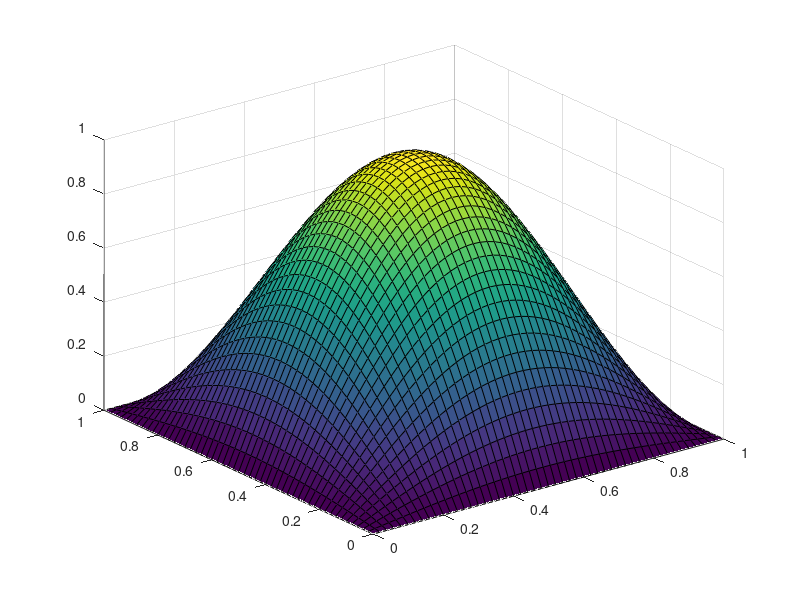

This figure's MATLAB source:
x = 0:1/50:1;
y = 0:1/50:1;
[X, Y] = meshgrid(x, y);
u = [0 , 0 , 0 , 0 , 0 , 0 , 0 , 0 , 0 , 0 , 0 , 0 , 0 , 0 , 0 , 0 , 0 , 0 , 0 , 0 , 0 , 0 , 0 , 0 , 0 , 0 , 0 , 0 , 0 , 0 , 0 , 0 , 0 , 0 , 0 , 0 , 0 , 0 , 0 , 0 , 0 , 0 , 0 , 0 , 0 , 0 , 0 , 0 , 0 , 0 , 0 , ;
0 , 0.00394545 , 0.00787406 , 0.0117708 , 0.0156207 , 0.0194085 , 0.0231194 , 0.0267389 , 0.0302526 , 0.0336469 , 0.0369082 , 0.0400237 , 0.0429812 , 0.0457691 , 0.0483762 , 0.0507923 , 0.053008 , 0.0550144 , 0.0568037 , 0.0583687 , 0.0597034 , 0.0608025 , 0.0616615 , 0.0622773 , 0.0626472 , 0.0627699 , 0.0626448 , 0.0622726 , 0.0616545 , 0.0607932 , 0.059692 , 0.0583552 , 0.0567881 , 0.0549969 , 0.0529887 , 0.0507714 , 0.0483538 , 0.0457455 , 0.0429566 , 0.0399983 , 0.0368822 , 0.0336207 , 0.0302266 , 0.0267134 , 0.0230949 , 0.0193855 , 0.0155998 , 0.011753 , 0.00786024 , 0.00393725 , 7.68962e-18 , ;
0 , 0.00787406 , 0.0157153 , 0.0234932 , 0.0311776 , 0.0387382 , 0.0461455 , 0.0533701 , 0.0603838 , 0.067159 , 0.0736688 , 0.0798877 , 0.0857911 , 0.0913559 , 0.0965599 , 0.101383 , 0.105805 , 0.109811 , 0.113382 , 0.116506 , 0.11917 , 0.121364 , 0.123079 , 0.124308 , 0.125047 , 0.125292 , 0.125043 , 0.1243 , 0.123066 , 0.121347 , 0.119149 , 0.116481 , 0.113353 , 0.109778 , 0.10577 , 0.101344 , 0.0965184 , 0.091312 , 0.0857454 , 0.0798406 , 0.0736208 , 0.0671107 , 0.0603359 , 0.0533234 , 0.0461007 , 0.0386965 , 0.0311401 , 0.0234615 , 0.0156912 , 0.00786024 , 1.53489e-17 , ;
0 , 0.0117708 , 0.0234932 , 0.0351214 , 0.0466098 , 0.0579134 , 0.0689876 , 0.079789 , 0.090275 , 0.100404 , 0.110137 , 0.119435 , 0.128261 , 0.136581 , 0.144361 , 0.151572 , 0.158184 , 0.164172 , 0.169512 , 0.174183 , 0.178167 , 0.181447 , 0.184011 , 0.185849 , 0.186953 , 0.18732 , 0.186947 , 0.185836 , 0.183993 , 0.181423 , 0.178137 , 0.174148 , 0.169472 , 0.164127 , 0.158134 , 0.151518 , 0.144303 , 0.13652 , 0.128197 , 0.119369 , 0.110071 , 0.100338 , 0.0902089 , 0.0797247 , 0.0689263 , 0.0578566 , 0.0465592 , 0.035079 , 0.0234615 , 0.011753 , 2.29476e-17 , ;
0 , 0.0156207 , 0.0311776 , 0.0466098 , 0.0618568 , 0.0768585 , 0.091556 , 0.105891 , 0.119808 , 0.133252 , 0.146169 , 0.158509 , 0.170223 , 0.181265 , 0.191592 , 0.201162 , 0.209938 , 0.217885 , 0.224972 , 0.231172 , 0.236459 , 0.240813 , 0.244216 , 0.246655 , 0.248121 , 0.248608 , 0.248114 , 0.24664 , 0.244193 , 0.240783 , 0.236422 , 0.231128 , 0.224922 , 0.217829 , 0.209876 , 0.201095 , 0.19152 , 0.18119 , 0.170145 , 0.158429 , 0.146087 , 0.13317 , 0.119727 , 0.105813 , 0.0914815 , 0.0767898 , 0.0617959 , 0.0465592 , 0.0311401 , 0.0155998 , 3.04557e-17 , ;
0 , 0.0194085 , 0.0387382 , 0.0579134 , 0.0768585 , 0.095499 , 0.113762 , 0.131575 , 0.148867 , 0.165572 , 0.181623 , 0.196956 , 0.211512 , 0.225233 , 0.238065 , 0.249956 , 0.260862 , 0.270737 , 0.279544 , 0.287248 , 0.293817 , 0.299228 , 0.303457 , 0.306488 , 0.30831 , 0.308915 , 0.308301 , 0.306471 , 0.30343 , 0.299193 , 0.293775 , 0.287197 , 0.279486 , 0.270672 , 0.26079 , 0.249879 , 0.237982 , 0.225146 , 0.211422 , 0.196864 , 0.181529 , 0.165478 , 0.148775 , 0.131485 , 0.113677 , 0.0954212 , 0.0767898 , 0.0578566 , 0.0386965 , 0.0193855 , 3.78437e-17 , ;
0 , 0.0231194 , 0.0461455 , 0.0689876 , 0.091556 , 0.113762 , 0.135517 , 0.156737 , 0.177338 , 0.197238 , 0.216359 , 0.234625 , 0.251966 , 0.268311 , 0.283597 , 0.297764 , 0.310755 , 0.32252 , 0.333012 , 0.342189 , 0.350016 , 0.356461 , 0.3615 , 0.365111 , 0.367282 , 0.368003 , 0.367272 , 0.365092 , 0.361471 , 0.356423 , 0.349968 , 0.342133 , 0.332947 , 0.322448 , 0.310676 , 0.297678 , 0.283506 , 0.268215 , 0.251866 , 0.234523 , 0.216255 , 0.197135 , 0.177236 , 0.156639 , 0.135425 , 0.113677 , 0.0914815 , 0.0689263 , 0.0461007 , 0.0230949 , 4.50823e-17 , ;
0 , 0.0267389 , 0.0533701 , 0.079789 , 0.105891 , 0.131575 , 0.156737 , 0.18128 , 0.205107 , 0.228124 , 0.25024 , 0.271367 , 0.291423 , 0.310329 , 0.32801 , 0.344395 , 0.359422 , 0.373029 , 0.385165 , 0.39578 , 0.404833 , 0.412288 , 0.418116 , 0.422293 , 0.424805 , 0.425639 , 0.424794 , 0.422272 , 0.418084 , 0.412246 , 0.404781 , 0.395719 , 0.385095 , 0.372952 , 0.359337 , 0.344303 , 0.327912 , 0.310226 , 0.291317 , 0.271258 , 0.250129 , 0.228014 , 0.204999 , 0.181176 , 0.156639 , 0.131485 , 0.105813 , 0.0797247 , 0.0533234 , 0.0267134 , 5.21429e-17 , ;
0 , 0.0302526 , 0.0603838 , 0.090275 , 0.119808 , 0.148867 , 0.177338 , 0.205107 , 0.232066 , 0.258109 , 0.283132 , 0.307037 , 0.32973 , 0.351122 , 0.371127 , 0.389667 , 0.406669 , 0.422066 , 0.435797 , 0.447808 , 0.458051 , 0.466487 , 0.473081 , 0.477809 , 0.48065 , 0.481595 , 0.480639 , 0.477787 , 0.473048 , 0.466443 , 0.457997 , 0.447744 , 0.435724 , 0.421984 , 0.40658 , 0.389571 , 0.371024 , 0.351014 , 0.329619 , 0.306923 , 0.283017 , 0.257994 , 0.231954 , 0.204999 , 0.177236 , 0.148775 , 0.119727 , 0.0902089 , 0.0603359 , 0.0302266 , 5.89978e-17 , ;
0 , 0.0336469 , 0.067159 , 0.100404 , 0.133252 , 0.165572 , 0.197238 , 0.228124 , 0.258109 , 0.287074 , 0.314906 , 0.341495 , 0.366735 , 0.390528 , 0.412778 , 0.4334 , 0.452311 , 0.469436 , 0.484708 , 0.498068 , 0.509462 , 0.518844 , 0.52618 , 0.531438 , 0.534599 , 0.535651 , 0.534588 , 0.531415 , 0.526146 , 0.5188 , 0.509406 , 0.498003 , 0.484634 , 0.469352 , 0.452219 , 0.433301 , 0.412673 , 0.390417 , 0.366621 , 0.341378 , 0.314789 , 0.286957 , 0.257994 , 0.228014 , 0.197135 , 0.165478 , 0.13317 , 0.100338 , 0.0671107 , 0.0336207 , 6.56199e-17 , ;
0 , 0.0369082 , 0.0736688 , 0.110137 , 0.146169 , 0.181623 , 0.216359 , 0.25024 , 0.283132 , 0.314906 , 0.345437 , 0.374604 , 0.402292 , 0.428392 , 0.4528 , 0.475422 , 0.496167 , 0.514953 , 0.531707 , 0.546362 , 0.558861 , 0.569154 , 0.577201 , 0.58297 , 0.586438 , 0.587592 , 0.586427 , 0.582947 , 0.577167 , 0.569109 , 0.558805 , 0.546296 , 0.531631 , 0.514868 , 0.496074 , 0.475322 , 0.452694 , 0.42828 , 0.402177 , 0.374486 , 0.345319 , 0.314789 , 0.283017 , 0.250129 , 0.216255 , 0.181529 , 0.146087 , 0.110071 , 0.0736208 , 0.0368822 , 7.19829e-17 , ;
0 , 0.0400237 , 0.0798877 , 0.119435 , 0.158509 , 0.196956 , 0.234625 , 0.271367 , 0.307037 , 0.341495 , 0.374604 , 0.406234 , 0.43626 , 0.464565 , 0.491035 , 0.515567 , 0.538064 , 0.558437 , 0.576606 , 0.5925 , 0.606055 , 0.617218 , 0.625945 , 0.632201 , 0.635963 , 0.637214 , 0.635951 , 0.632178 , 0.62591 , 0.617173 , 0.605999 , 0.592434 , 0.576531 , 0.558353 , 0.537972 , 0.515468 , 0.490929 , 0.464454 , 0.436146 , 0.406117 , 0.374486 , 0.341378 , 0.306923 , 0.271258 , 0.234523 , 0.196864 , 0.158429 , 0.119369 , 0.0798406 , 0.0399983 , 7.80619e-17 , ;
0 , 0.0429812 , 0.0857911 , 0.128261 , 0.170223 , 0.211512 , 0.251966 , 0.291423 , 0.32973 , 0.366735 , 0.402292 , 0.43626 , 0.468507 , 0.498903 , 0.527331 , 0.553677 , 0.577837 , 0.599717 , 0.61923 , 0.636299 , 0.650856 , 0.662845 , 0.672218 , 0.678937 , 0.682977 , 0.684322 , 0.682966 , 0.678915 , 0.672184 , 0.662801 , 0.650801 , 0.636234 , 0.619156 , 0.599635 , 0.577747 , 0.553579 , 0.527227 , 0.498795 , 0.468395 , 0.436146 , 0.402177 , 0.366621 , 0.329619 , 0.291317 , 0.251866 , 0.211422 , 0.170145 , 0.128197 , 0.0857454 , 0.0429566 , 8.38328e-17 , ;
0 , 0.0457691 , 0.0913559 , 0.136581 , 0.181265 , 0.225233 , 0.268311 , 0.310329 , 0.351122 , 0.390528 , 0.428392 , 0.464565 , 0.498903 , 0.531273 , 0.561545 , 0.589601 , 0.61533 , 0.63863 , 0.659409 , 0.677586 , 0.693089 , 0.705856 , 0.715837 , 0.722994 , 0.727296 , 0.728729 , 0.727285 , 0.722972 , 0.715805 , 0.705813 , 0.693036 , 0.677524 , 0.659338 , 0.63855 , 0.615242 , 0.589507 , 0.561445 , 0.531168 , 0.498795 , 0.464454 , 0.42828 , 0.390417 , 0.351014 , 0.310226 , 0.268215 , 0.225146 , 0.18119 , 0.13652 , 0.091312 , 0.0457455 , 8.92729e-17 , ;
0 , 0.0483762 , 0.0965599 , 0.144361 , 0.191592 , 0.238065 , 0.283597 , 0.32801 , 0.371127 , 0.412778 , 0.4528 , 0.491035 , 0.527331 , 0.561545 , 0.593543 , 0.623198 , 0.650394 , 0.675022 , 0.696986 , 0.716199 , 0.732586 , 0.746081 , 0.756632 , 0.764197 , 0.768745 , 0.77026 , 0.768735 , 0.764176 , 0.756601 , 0.74604 , 0.732535 , 0.716139 , 0.696918 , 0.674945 , 0.65031 , 0.623108 , 0.593447 , 0.561445 , 0.527227 , 0.490929 , 0.452694 , 0.412673 , 0.371024 , 0.327912 , 0.283506 , 0.237982 , 0.19152 , 0.144303 , 0.0965184 , 0.0483538 , 9.43607e-17 , ;
0 , 0.0507923 , 0.101383 , 0.151572 , 0.201162 , 0.249956 , 0.297764 , 0.344395 , 0.389667 , 0.4334 , 0.475422 , 0.515567 , 0.553677 , 0.589601 , 0.623198 , 0.654336 , 0.682891 , 0.70875 , 0.731812 , 0.751986 , 0.769192 , 0.783362 , 0.79444 , 0.802384 , 0.80716 , 0.808751 , 0.80715 , 0.802364 , 0.794411 , 0.783323 , 0.769144 , 0.751929 , 0.731747 , 0.708678 , 0.682811 , 0.654251 , 0.623108 , 0.589507 , 0.553579 , 0.515468 , 0.475322 , 0.433301 , 0.389571 , 0.344303 , 0.297678 , 0.249879 , 0.201095 , 0.151518 , 0.101344 , 0.0507714 , 9.9076e-17 , ;
0 , 0.053008 , 0.105805 , 0.158184 , 0.209938 , 0.260862 , 0.310755 , 0.359422 , 0.406669 , 0.452311 , 0.496167 , 0.538064 , 0.577837 , 0.61533 , 0.650394 , 0.682891 , 0.712692 , 0.73968 , 0.76375 , 0.784804 , 0.802762 , 0.817551 , 0.829113 , 0.837404 , 0.842389 , 0.84405 , 0.84238 , 0.837385 , 0.829086 , 0.817515 , 0.802717 , 0.784752 , 0.763689 , 0.739613 , 0.712618 , 0.682811 , 0.65031 , 0.615242 , 0.577747 , 0.537972 , 0.496074 , 0.452219 , 0.40658 , 0.359337 , 0.310676 , 0.26079 , 0.209876 , 0.158134 , 0.10577 , 0.0529887 , 1.034e-16 , ;
0 , 0.0550144 , 0.109811 , 0.164172 , 0.217885 , 0.270737 , 0.32252 , 0.373029 , 0.422066 , 0.469436 , 0.514953 , 0.558437 , 0.599717 , 0.63863 , 0.675022 , 0.70875 , 0.73968 , 0.767692 , 0.792673 , 0.814525 , 0.833163 , 0.848513 , 0.860514 , 0.869119 , 0.874294 , 0.876018 , 0.874286 , 0.869102 , 0.860489 , 0.84848 , 0.833123 , 0.814477 , 0.792618 , 0.76763 , 0.739613 , 0.708678 , 0.674945 , 0.63855 , 0.599635 , 0.558353 , 0.514868 , 0.469352 , 0.421984 , 0.372952 , 0.322448 , 0.270672 , 0.217829 , 0.164127 , 0.109778 , 0.0549969 , 1.07317e-16 , ;
0 , 0.0568037 , 0.113382 , 0.169512 , 0.224972 , 0.279544 , 0.333012 , 0.385165 , 0.435797 , 0.484708 , 0.531707 , 0.576606 , 0.61923 , 0.659409 , 0.696986 , 0.731812 , 0.76375 , 0.792673 , 0.818467 , 0.841032 , 0.860277 , 0.876127 , 0.888519 , 0.897404 , 0.902748 , 0.904529 , 0.902741 , 0.897389 , 0.888496 , 0.876097 , 0.86024 , 0.840989 , 0.818418 , 0.792618 , 0.763689 , 0.731747 , 0.696918 , 0.659338 , 0.619156 , 0.576531 , 0.531631 , 0.484634 , 0.435724 , 0.385095 , 0.332947 , 0.279486 , 0.224922 , 0.169472 , 0.113353 , 0.0567881 , 1.10809e-16 , ;
0 , 0.0583687 , 0.116506 , 0.174183 , 0.231172 , 0.287248 , 0.342189 , 0.39578 , 0.447808 , 0.498068 , 0.546362 , 0.5925 , 0.636299 , 0.677586 , 0.716199 , 0.751986 , 0.784804 , 0.814525 , 0.841032 , 0.864219 , 0.883995 , 0.900283 , 0.913017 , 0.922148 , 0.92764 , 0.929471 , 0.927633 , 0.922135 , 0.912997 , 0.900257 , 0.883963 , 0.864181 , 0.840989 , 0.814477 , 0.784752 , 0.751929 , 0.716139 , 0.677524 , 0.636234 , 0.592434 , 0.546296 , 0.498003 , 0.447744 , 0.395719 , 0.342133 , 0.287197 , 0.231128 , 0.174148 , 0.116481 , 0.0583552 , 1.13865e-16 , ;
0 , 0.0597034 , 0.11917 , 0.178167 , 0.236459 , 0.293817 , 0.350016 , 0.404833 , 0.458051 , 0.509462 , 0.558861 , 0.606055 , 0.650856 , 0.693089 , 0.732586 , 0.769192 , 0.802762 , 0.833163 , 0.860277 , 0.883995 , 0.904225 , 0.920885 , 0.933912 , 0.943252 , 0.94887 , 0.950744 , 0.948865 , 0.943241 , 0.933895 , 0.920863 , 0.904197 , 0.883963 , 0.86024 , 0.833123 , 0.802717 , 0.769144 , 0.732535 , 0.693036 , 0.650801 , 0.605999 , 0.558805 , 0.509406 , 0.457997 , 0.404781 , 0.349968 , 0.293775 , 0.236422 , 0.178137 , 0.119149 , 0.059692 , 1.16471e-16 , ;
0 , 0.0608025 , 0.121364 , 0.181447 , 0.240813 , 0.299228 , 0.356461 , 0.412288 , 0.466487 , 0.518844 , 0.569154 , 0.617218 , 0.662845 , 0.705856 , 0.746081 , 0.783362 , 0.817551 , 0.848513 , 0.876127 , 0.900283 , 0.920885 , 0.937854 , 0.951121 , 0.960634 , 0.966356 , 0.968265 , 0.966352 , 0.960625 , 0.951107 , 0.937836 , 0.920863 , 0.900257 , 0.876097 , 0.84848 , 0.817515 , 0.783323 , 0.74604 , 0.705813 , 0.662801 , 0.617173 , 0.569109 , 0.5188 , 0.466443 , 0.412246 , 0.356423 , 0.299193 , 0.240783 , 0.181423 , 0.121347 , 0.0607932 , 1.18617e-16 , ;
0 , 0.0616615 , 0.123079 , 0.184011 , 0.244216 , 0.303457 , 0.3615 , 0.418116 , 0.473081 , 0.52618 , 0.577201 , 0.625945 , 0.672218 , 0.715837 , 0.756632 , 0.79444 , 0.829113 , 0.860514 , 0.888519 , 0.913017 , 0.933912 , 0.951121 , 0.964576 , 0.974225 , 0.980028 , 0.981964 , 0.980025 , 0.974218 , 0.964566 , 0.951107 , 0.933895 , 0.912997 , 0.888496 , 0.860489 , 0.829086 , 0.794411 , 0.756601 , 0.715805 , 0.672184 , 0.62591 , 0.577167 , 0.526146 , 0.473048 , 0.418084 , 0.361471 , 0.30343 , 0.244193 , 0.183993 , 0.123066 , 0.0616545 , 1.20295e-16 , ;
0 , 0.0622773 , 0.124308 , 0.185849 , 0.246655 , 0.306488 , 0.365111 , 0.422293 , 0.477809 , 0.531438 , 0.58297 , 0.632201 , 0.678937 , 0.722994 , 0.764197 , 0.802384 , 0.837404 , 0.869119 , 0.897404 , 0.922148 , 0.943252 , 0.960634 , 0.974225 , 0.98397 , 0.989832 , 0.991788 , 0.98983 , 0.983966 , 0.974218 , 0.960625 , 0.943241 , 0.922135 , 0.897389 , 0.869102 , 0.837385 , 0.802364 , 0.764176 , 0.722972 , 0.678915 , 0.632178 , 0.582947 , 0.531415 , 0.477787 , 0.422272 , 0.365092 , 0.306471 , 0.24664 , 0.185836 , 0.1243 , 0.0622726 , 1.21499e-16 , ;
0 , 0.0626472 , 0.125047 , 0.186953 , 0.248121 , 0.30831 , 0.367282 , 0.424805 , 0.48065 , 0.534599 , 0.586438 , 0.635963 , 0.682977 , 0.727296 , 0.768745 , 0.80716 , 0.842389 , 0.874294 , 0.902748 , 0.92764 , 0.94887 , 0.966356 , 0.980028 , 0.989832 , 0.99573 , 0.997698 , 0.995729 , 0.98983 , 0.980025 , 0.966352 , 0.948865 , 0.927633 , 0.902741 , 0.874286 , 0.84238 , 0.80715 , 0.768735 , 0.727285 , 0.682966 , 0.635951 , 0.586427 , 0.534588 , 0.480639 , 0.424794 , 0.367272 , 0.308301 , 0.248114 , 0.186947 , 0.125043 , 0.0626448 , 1.22223e-16 , ;
0 , 0.0627699 , 0.125292 , 0.18732 , 0.248608 , 0.308915 , 0.368003 , 0.425639 , 0.481595 , 0.535651 , 0.587592 , 0.637214 , 0.684322 , 0.728729 , 0.77026 , 0.808751 , 0.84405 , 0.876018 , 0.904529 , 0.929471 , 0.950744 , 0.968265 , 0.981964 , 0.991788 , 0.997698 , 0.999671 , 0.997698 , 0.991788 , 0.981964 , 0.968265 , 0.950744 , 0.929471 , 0.904529 , 0.876018 , 0.84405 , 0.808751 , 0.77026 , 0.728729 , 0.684322 , 0.637214 , 0.587592 , 0.535651 , 0.481595 , 0.425639 , 0.368003 , 0.308915 , 0.248608 , 0.18732 , 0.125292 , 0.0627699 , 1.22465e-16 , ;
0 , 0.0626448 , 0.125043 , 0.186947 , 0.248114 , 0.308301 , 0.367272 , 0.424794 , 0.480639 , 0.534588 , 0.586427 , 0.635951 , 0.682966 , 0.727285 , 0.768735 , 0.80715 , 0.84238 , 0.874286 , 0.902741 , 0.927633 , 0.948865 , 0.966352 , 0.980025 , 0.98983 , 0.995729 , 0.997698 , 0.99573 , 0.989832 , 0.980028 , 0.966356 , 0.94887 , 0.92764 , 0.902748 , 0.874294 , 0.842389 , 0.80716 , 0.768745 , 0.727296 , 0.682977 , 0.635963 , 0.586438 , 0.534599 , 0.48065 , 0.424805 , 0.367282 , 0.30831 , 0.248121 , 0.186953 , 0.125047 , 0.0626472 , 1.22223e-16 , ;
0 , 0.0622726 , 0.1243 , 0.185836 , 0.24664 , 0.306471 , 0.365092 , 0.422272 , 0.477787 , 0.531415 , 0.582947 , 0.632178 , 0.678915 , 0.722972 , 0.764176 , 0.802364 , 0.837385 , 0.869102 , 0.897389 , 0.922135 , 0.943241 , 0.960625 , 0.974218 , 0.983966 , 0.98983 , 0.991788 , 0.989832 , 0.98397 , 0.974225 , 0.960634 , 0.943252 , 0.922148 , 0.897404 , 0.869119 , 0.837404 , 0.802384 , 0.764197 , 0.722994 , 0.678937 , 0.632201 , 0.58297 , 0.531438 , 0.477809 , 0.422293 , 0.365111 , 0.306488 , 0.246655 , 0.185849 , 0.124308 , 0.0622773 , 1.21499e-16 , ;
0 , 0.0616545 , 0.123066 , 0.183993 , 0.244193 , 0.30343 , 0.361471 , 0.418084 , 0.473048 , 0.526146 , 0.577167 , 0.62591 , 0.672184 , 0.715805 , 0.756601 , 0.794411 , 0.829086 , 0.860489 , 0.888496 , 0.912997 , 0.933895 , 0.951107 , 0.964566 , 0.974218 , 0.980025 , 0.981964 , 0.980028 , 0.974225 , 0.964576 , 0.951121 , 0.933912 , 0.913017 , 0.888519 , 0.860514 , 0.829113 , 0.79444 , 0.756632 , 0.715837 , 0.672218 , 0.625945 , 0.577201 , 0.52618 , 0.473081 , 0.418116 , 0.3615 , 0.303457 , 0.244216 , 0.184011 , 0.123079 , 0.0616615 , 1.20295e-16 , ;
0 , 0.0607932 , 0.121347 , 0.181423 , 0.240783 , 0.299193 , 0.356423 , 0.412246 , 0.466443 , 0.5188 , 0.569109 , 0.617173 , 0.662801 , 0.705813 , 0.74604 , 0.783323 , 0.817515 , 0.84848 , 0.876097 , 0.900257 , 0.920863 , 0.937836 , 0.951107 , 0.960625 , 0.966352 , 0.968265 , 0.966356 , 0.960634 , 0.951121 , 0.937854 , 0.920885 , 0.900283 , 0.876127 , 0.848513 , 0.817551 , 0.783362 , 0.746081 , 0.705856 , 0.662845 , 0.617218 , 0.569154 , 0.518844 , 0.466487 , 0.412288 , 0.356461 , 0.299228 , 0.240813 , 0.181447 , 0.121364 , 0.0608025 , 1.18617e-16 , ;
0 , 0.059692 , 0.119149 , 0.178137 , 0.236422 , 0.293775 , 0.349968 , 0.404781 , 0.457997 , 0.509406 , 0.558805 , 0.605999 , 0.650801 , 0.693036 , 0.732535 , 0.769144 , 0.802717 , 0.833123 , 0.86024 , 0.883963 , 0.904197 , 0.920863 , 0.933895 , 0.943241 , 0.948865 , 0.950744 , 0.94887 , 0.943252 , 0.933912 , 0.920885 , 0.904225 , 0.883995 , 0.860277 , 0.833163 , 0.802762 , 0.769192 , 0.732586 , 0.693089 , 0.650856 , 0.606055 , 0.558861 , 0.509462 , 0.458051 , 0.404833 , 0.350016 , 0.293817 , 0.236459 , 0.178167 , 0.11917 , 0.0597034 , 1.16471e-16 , ;
0 , 0.0583552 , 0.116481 , 0.174148 , 0.231128 , 0.287197 , 0.342133 , 0.395719 , 0.447744 , 0.498003 , 0.546296 , 0.592434 , 0.636234 , 0.677524 , 0.716139 , 0.751929 , 0.784752 , 0.814477 , 0.840989 , 0.864181 , 0.883963 , 0.900257 , 0.912997 , 0.922135 , 0.927633 , 0.929471 , 0.92764 , 0.922148 , 0.913017 , 0.900283 , 0.883995 , 0.864219 , 0.841032 , 0.814525 , 0.784804 , 0.751986 , 0.716199 , 0.677586 , 0.636299 , 0.5925 , 0.546362 , 0.498068 , 0.447808 , 0.39578 , 0.342189 , 0.287248 , 0.231172 , 0.174183 , 0.116506 , 0.0583687 , 1.13865e-16 , ;
0 , 0.0567881 , 0.113353 , 0.169472 , 0.224922 , 0.279486 , 0.332947 , 0.385095 , 0.435724 , 0.484634 , 0.531631 , 0.576531 , 0.619156 , 0.659338 , 0.696918 , 0.731747 , 0.763689 , 0.792618 , 0.818418 , 0.840989 , 0.86024 , 0.876097 , 0.888496 , 0.897389 , 0.902741 , 0.904529 , 0.902748 , 0.897404 , 0.888519 , 0.876127 , 0.860277 , 0.841032 , 0.818467 , 0.792673 , 0.76375 , 0.731812 , 0.696986 , 0.659409 , 0.61923 , 0.576606 , 0.531707 , 0.484708 , 0.435797 , 0.385165 , 0.333012 , 0.279544 , 0.224972 , 0.169512 , 0.113382 , 0.0568037 , 1.10809e-16 , ;
0 , 0.0549969 , 0.109778 , 0.164127 , 0.217829 , 0.270672 , 0.322448 , 0.372952 , 0.421984 , 0.469352 , 0.514868 , 0.558353 , 0.599635 , 0.63855 , 0.674945 , 0.708678 , 0.739613 , 0.76763 , 0.792618 , 0.814477 , 0.833123 , 0.84848 , 0.860489 , 0.869102 , 0.874286 , 0.876018 , 0.874294 , 0.869119 , 0.860514 , 0.848513 , 0.833163 , 0.814525 , 0.792673 , 0.767692 , 0.73968 , 0.70875 , 0.675022 , 0.63863 , 0.599717 , 0.558437 , 0.514953 , 0.469436 , 0.422066 , 0.373029 , 0.32252 , 0.270737 , 0.217885 , 0.164172 , 0.109811 , 0.0550144 , 1.07317e-16 , ;
0 , 0.0529887 , 0.10577 , 0.158134 , 0.209876 , 0.26079 , 0.310676 , 0.359337 , 0.40658 , 0.452219 , 0.496074 , 0.537972 , 0.577747 , 0.615242 , 0.65031 , 0.682811 , 0.712618 , 0.739613 , 0.763689 , 0.784752 , 0.802717 , 0.817515 , 0.829086 , 0.837385 , 0.84238 , 0.84405 , 0.842389 , 0.837404 , 0.829113 , 0.817551 , 0.802762 , 0.784804 , 0.76375 , 0.73968 , 0.712692 , 0.682891 , 0.650394 , 0.61533 , 0.577837 , 0.538064 , 0.496167 , 0.452311 , 0.406669 , 0.359422 , 0.310755 , 0.260862 , 0.209938 , 0.158184 , 0.105805 , 0.053008 , 1.034e-16 , ;
0 , 0.0507714 , 0.101344 , 0.151518 , 0.201095 , 0.249879 , 0.297678 , 0.344303 , 0.389571 , 0.433301 , 0.475322 , 0.515468 , 0.553579 , 0.589507 , 0.623108 , 0.654251 , 0.682811 , 0.708678 , 0.731747 , 0.751929 , 0.769144 , 0.783323 , 0.794411 , 0.802364 , 0.80715 , 0.808751 , 0.80716 , 0.802384 , 0.79444 , 0.783362 , 0.769192 , 0.751986 , 0.731812 , 0.70875 , 0.682891 , 0.654336 , 0.623198 , 0.589601 , 0.553677 , 0.515567 , 0.475422 , 0.4334 , 0.389667 , 0.344395 , 0.297764 , 0.249956 , 0.201162 , 0.151572 , 0.101383 , 0.0507923 , 9.9076e-17 , ;
0 , 0.0483538 , 0.0965184 , 0.144303 , 0.19152 , 0.237982 , 0.283506 , 0.327912 , 0.371024 , 0.412673 , 0.452694 , 0.490929 , 0.527227 , 0.561445 , 0.593447 , 0.623108 , 0.65031 , 0.674945 , 0.696918 , 0.716139 , 0.732535 , 0.74604 , 0.756601 , 0.764176 , 0.768735 , 0.77026 , 0.768745 , 0.764197 , 0.756632 , 0.746081 , 0.732586 , 0.716199 , 0.696986 , 0.675022 , 0.650394 , 0.623198 , 0.593543 , 0.561545 , 0.527331 , 0.491035 , 0.4528 , 0.412778 , 0.371127 , 0.32801 , 0.283597 , 0.238065 , 0.191592 , 0.144361 , 0.0965599 , 0.0483762 , 9.43607e-17 , ;
0 , 0.0457455 , 0.091312 , 0.13652 , 0.18119 , 0.225146 , 0.268215 , 0.310226 , 0.351014 , 0.390417 , 0.42828 , 0.464454 , 0.498795 , 0.531168 , 0.561445 , 0.589507 , 0.615242 , 0.63855 , 0.659338 , 0.677524 , 0.693036 , 0.705813 , 0.715805 , 0.722972 , 0.727285 , 0.728729 , 0.727296 , 0.722994 , 0.715837 , 0.705856 , 0.693089 , 0.677586 , 0.659409 , 0.63863 , 0.61533 , 0.589601 , 0.561545 , 0.531273 , 0.498903 , 0.464565 , 0.428392 , 0.390528 , 0.351122 , 0.310329 , 0.268311 , 0.225233 , 0.181265 , 0.136581 , 0.0913559 , 0.0457691 , 8.92729e-17 , ;
0 , 0.0429566 , 0.0857454 , 0.128197 , 0.170145 , 0.211422 , 0.251866 , 0.291317 , 0.329619 , 0.366621 , 0.402177 , 0.436146 , 0.468395 , 0.498795 , 0.527227 , 0.553579 , 0.577747 , 0.599635 , 0.619156 , 0.636234 , 0.650801 , 0.662801 , 0.672184 , 0.678915 , 0.682966 , 0.684322 , 0.682977 , 0.678937 , 0.672218 , 0.662845 , 0.650856 , 0.636299 , 0.61923 , 0.599717 , 0.577837 , 0.553677 , 0.527331 , 0.498903 , 0.468507 , 0.43626 , 0.402292 , 0.366735 , 0.32973 , 0.291423 , 0.251966 , 0.211512 , 0.170223 , 0.128261 , 0.0857911 , 0.0429812 , 8.38328e-17 , ;
0 , 0.0399983 , 0.0798406 , 0.119369 , 0.158429 , 0.196864 , 0.234523 , 0.271258 , 0.306923 , 0.341378 , 0.374486 , 0.406117 , 0.436146 , 0.464454 , 0.490929 , 0.515468 , 0.537972 , 0.558353 , 0.576531 , 0.592434 , 0.605999 , 0.617173 , 0.62591 , 0.632178 , 0.635951 , 0.637214 , 0.635963 , 0.632201 , 0.625945 , 0.617218 , 0.606055 , 0.5925 , 0.576606 , 0.558437 , 0.538064 , 0.515567 , 0.491035 , 0.464565 , 0.43626 , 0.406234 , 0.374604 , 0.341495 , 0.307037 , 0.271367 , 0.234625 , 0.196956 , 0.158509 , 0.119435 , 0.0798877 , 0.0400237 , 7.80619e-17 , ;
0 , 0.0368822 , 0.0736208 , 0.110071 , 0.146087 , 0.181529 , 0.216255 , 0.250129 , 0.283017 , 0.314789 , 0.345319 , 0.374486 , 0.402177 , 0.42828 , 0.452694 , 0.475322 , 0.496074 , 0.514868 , 0.531631 , 0.546296 , 0.558805 , 0.569109 , 0.577167 , 0.582947 , 0.586427 , 0.587592 , 0.586438 , 0.58297 , 0.577201 , 0.569154 , 0.558861 , 0.546362 , 0.531707 , 0.514953 , 0.496167 , 0.475422 , 0.4528 , 0.428392 , 0.402292 , 0.374604 , 0.345437 , 0.314906 , 0.283132 , 0.25024 , 0.216359 , 0.181623 , 0.146169 , 0.110137 , 0.0736688 , 0.0369082 , 7.19829e-17 , ;
0 , 0.0336207 , 0.0671107 , 0.100338 , 0.13317 , 0.165478 , 0.197135 , 0.228014 , 0.257994 , 0.286957 , 0.314789 , 0.341378 , 0.366621 , 0.390417 , 0.412673 , 0.433301 , 0.452219 , 0.469352 , 0.484634 , 0.498003 , 0.509406 , 0.5188 , 0.526146 , 0.531415 , 0.534588 , 0.535651 , 0.534599 , 0.531438 , 0.52618 , 0.518844 , 0.509462 , 0.498068 , 0.484708 , 0.469436 , 0.452311 , 0.4334 , 0.412778 , 0.390528 , 0.366735 , 0.341495 , 0.314906 , 0.287074 , 0.258109 , 0.228124 , 0.197238 , 0.165572 , 0.133252 , 0.100404 , 0.067159 , 0.0336469 , 6.56199e-17 , ;
0 , 0.0302266 , 0.0603359 , 0.0902089 , 0.119727 , 0.148775 , 0.177236 , 0.204999 , 0.231954 , 0.257994 , 0.283017 , 0.306923 , 0.329619 , 0.351014 , 0.371024 , 0.389571 , 0.40658 , 0.421984 , 0.435724 , 0.447744 , 0.457997 , 0.466443 , 0.473048 , 0.477787 , 0.480639 , 0.481595 , 0.48065 , 0.477809 , 0.473081 , 0.466487 , 0.458051 , 0.447808 , 0.435797 , 0.422066 , 0.406669 , 0.389667 , 0.371127 , 0.351122 , 0.32973 , 0.307037 , 0.283132 , 0.258109 , 0.232066 , 0.205107 , 0.177338 , 0.148867 , 0.119808 , 0.090275 , 0.0603838 , 0.0302526 , 5.89978e-17 , ;
0 , 0.0267134 , 0.0533234 , 0.0797247 , 0.105813 , 0.131485 , 0.156639 , 0.181176 , 0.204999 , 0.228014 , 0.250129 , 0.271258 , 0.291317 , 0.310226 , 0.327912 , 0.344303 , 0.359337 , 0.372952 , 0.385095 , 0.395719 , 0.404781 , 0.412246 , 0.418084 , 0.422272 , 0.424794 , 0.425639 , 0.424805 , 0.422293 , 0.418116 , 0.412288 , 0.404833 , 0.39578 , 0.385165 , 0.373029 , 0.359422 , 0.344395 , 0.32801 , 0.310329 , 0.291423 , 0.271367 , 0.25024 , 0.228124 , 0.205107 , 0.18128 , 0.156737 , 0.131575 , 0.105891 , 0.079789 , 0.0533701 , 0.0267389 , 5.21429e-17 , ;
0 , 0.0230949 , 0.0461007 , 0.0689263 , 0.0914815 , 0.113677 , 0.135425 , 0.156639 , 0.177236 , 0.197135 , 0.216255 , 0.234523 , 0.251866 , 0.268215 , 0.283506 , 0.297678 , 0.310676 , 0.322448 , 0.332947 , 0.342133 , 0.349968 , 0.356423 , 0.361471 , 0.365092 , 0.367272 , 0.368003 , 0.367282 , 0.365111 , 0.3615 , 0.356461 , 0.350016 , 0.342189 , 0.333012 , 0.32252 , 0.310755 , 0.297764 , 0.283597 , 0.268311 , 0.251966 , 0.234625 , 0.216359 , 0.197238 , 0.177338 , 0.156737 , 0.135517 , 0.113762 , 0.091556 , 0.0689876 , 0.0461455 , 0.0231194 , 4.50823e-17 , ;
0 , 0.0193855 , 0.0386965 , 0.0578566 , 0.0767898 , 0.0954212 , 0.113677 , 0.131485 , 0.148775 , 0.165478 , 0.181529 , 0.196864 , 0.211422 , 0.225146 , 0.237982 , 0.249879 , 0.26079 , 0.270672 , 0.279486 , 0.287197 , 0.293775 , 0.299193 , 0.30343 , 0.306471 , 0.308301 , 0.308915 , 0.30831 , 0.306488 , 0.303457 , 0.299228 , 0.293817 , 0.287248 , 0.279544 , 0.270737 , 0.260862 , 0.249956 , 0.238065 , 0.225233 , 0.211512 , 0.196956 , 0.181623 , 0.165572 , 0.148867 , 0.131575 , 0.113762 , 0.095499 , 0.0768585 , 0.0579134 , 0.0387382 , 0.0194085 , 3.78437e-17 , ;
0 , 0.0155998 , 0.0311401 , 0.0465592 , 0.0617959 , 0.0767898 , 0.0914815 , 0.105813 , 0.119727 , 0.13317 , 0.146087 , 0.158429 , 0.170145 , 0.18119 , 0.19152 , 0.201095 , 0.209876 , 0.217829 , 0.224922 , 0.231128 , 0.236422 , 0.240783 , 0.244193 , 0.24664 , 0.248114 , 0.248608 , 0.248121 , 0.246655 , 0.244216 , 0.240813 , 0.236459 , 0.231172 , 0.224972 , 0.217885 , 0.209938 , 0.201162 , 0.191592 , 0.181265 , 0.170223 , 0.158509 , 0.146169 , 0.133252 , 0.119808 , 0.105891 , 0.091556 , 0.0768585 , 0.0618568 , 0.0466098 , 0.0311776 , 0.0156207 , 3.04557e-17 , ;
0 , 0.011753 , 0.0234615 , 0.035079 , 0.0465592 , 0.0578566 , 0.0689263 , 0.0797247 , 0.0902089 , 0.100338 , 0.110071 , 0.119369 , 0.128197 , 0.13652 , 0.144303 , 0.151518 , 0.158134 , 0.164127 , 0.169472 , 0.174148 , 0.178137 , 0.181423 , 0.183993 , 0.185836 , 0.186947 , 0.18732 , 0.186953 , 0.185849 , 0.184011 , 0.181447 , 0.178167 , 0.174183 , 0.169512 , 0.164172 , 0.158184 , 0.151572 , 0.144361 , 0.136581 , 0.128261 , 0.119435 , 0.110137 , 0.100404 , 0.090275 , 0.079789 , 0.0689876 , 0.0579134 , 0.0466098 , 0.0351214 , 0.0234932 , 0.0117708 , 2.29476e-17 , ;
0 , 0.00786024 , 0.0156912 , 0.0234615 , 0.0311401 , 0.0386965 , 0.0461007 , 0.0533234 , 0.0603359 , 0.0671107 , 0.0736208 , 0.0798406 , 0.0857454 , 0.091312 , 0.0965184 , 0.101344 , 0.10577 , 0.109778 , 0.113353 , 0.116481 , 0.119149 , 0.121347 , 0.123066 , 0.1243 , 0.125043 , 0.125292 , 0.125047 , 0.124308 , 0.123079 , 0.121364 , 0.11917 , 0.116506 , 0.113382 , 0.109811 , 0.105805 , 0.101383 , 0.0965599 , 0.0913559 , 0.0857911 , 0.0798877 , 0.0736688 , 0.067159 , 0.0603838 , 0.0533701 , 0.0461455 , 0.0387382 , 0.0311776 , 0.0234932 , 0.0157153 , 0.00787406 , 1.53489e-17 , ;
0 , 0.00393725 , 0.00786024 , 0.011753 , 0.0155998 , 0.0193855 , 0.0230949 , 0.0267134 , 0.0302266 , 0.0336207 , 0.0368822 , 0.0399983 , 0.0429566 , 0.0457455 , 0.0483538 , 0.0507714 , 0.0529887 , 0.0549969 , 0.0567881 , 0.0583552 , 0.059692 , 0.0607932 , 0.0616545 , 0.0622726 , 0.0626448 , 0.0627699 , 0.0626472 , 0.0622773 , 0.0616615 , 0.0608025 , 0.0597034 , 0.0583687 , 0.0568037 , 0.0550144 , 0.053008 , 0.0507923 , 0.0483762 , 0.0457691 , 0.0429812 , 0.0400237 , 0.0369082 , 0.0336469 , 0.0302526 , 0.0267389 , 0.0231194 , 0.0194085 , 0.0156207 , 0.0117708 , 0.00787406 , 0.00394545 , 7.68962e-18 , ;
0 , 7.68962e-18 , 1.53489e-17 , 2.29476e-17 , 3.04557e-17 , 3.78437e-17 , 4.50823e-17 , 5.21429e-17 , 5.89978e-17 , 6.56199e-17 , 7.19829e-17 , 7.80619e-17 , 8.38328e-17 , 8.92729e-17 , 9.43607e-17 , 9.9076e-17 , 1.034e-16 , 1.07317e-16 , 1.10809e-16 , 1.13865e-16 , 1.16471e-16 , 1.18617e-16 , 1.20295e-16 , 1.21499e-16 , 1.22223e-16 , 1.22465e-16 , 1.22223e-16 , 1.21499e-16 , 1.20295e-16 , 1.18617e-16 , 1.16471e-16 , 1.13865e-16 , 1.10809e-16 , 1.07317e-16 , 1.034e-16 , 9.9076e-17 , 9.43607e-17 , 8.92729e-17 , 8.38328e-17 , 7.80619e-17 , 7.19829e-17 , 6.56199e-17 , 5.89978e-17 , 5.21429e-17 , 4.50823e-17 , 3.78437e-17 , 3.04557e-17 , 2.29476e-17 , 1.53489e-17 , 7.68962e-18 , 1.49976e-32 , ;
];
surf(X, Y, u);
